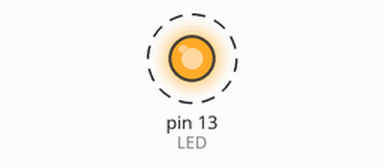
Bench run of a sketch on a simulated Arduino Uno, built with avr-gcc and run on an emulated ATmega328P. Shown: output pins drawn as LEDs (lit = HIGH). Dashed ring = blinking.

Above: at 0.5 s.
Timing chart, 0 to 4.6 s (numbered marks = the images above):
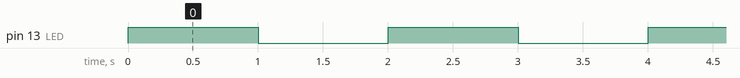

The sketch:

ex2.ino
```cpp
/*
 * Exercise 2
 * Macro Definitions & Build Automation
 */

#define LED   LED_BUILTIN
#define DELAY 1000

void setup()
{
	pinMode(LED, OUTPUT);
}

void loop()
{
	// Toggle LED state every DELAY
	digitalWrite(LED, !digitalRead(LED));
	delay(DELAY);
}
```

Measured:
- by itself, pin 13 (LED): alternates HIGH for 1.0 s and LOW for 1.0 s
